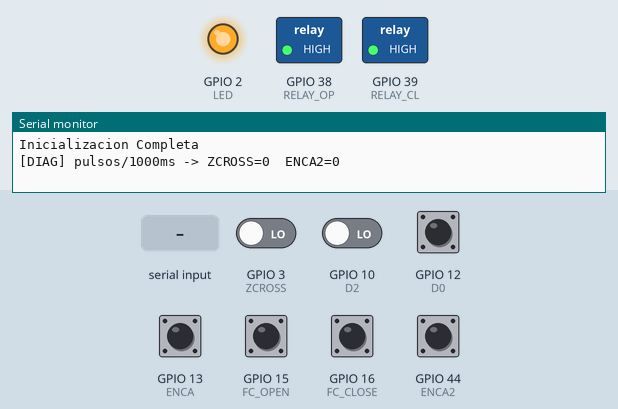
The program below on a simulated ESP32-S3. On the bench: switched loads named in the program (green lamp = pin HIGH), output pins drawn as LEDs (lit = HIGH), the last lines printed to the serial monitor. The inputs (shaded band) are chosen by the test bench; at power-on: GPIO 13 (ENCA), GPIO 15 (FC_OPEN), GPIO 16 (FC_CLOSE), GPIO 44 (ENCA2) HIGH, GPIO 3 (ZCROSS), GPIO 10 (D2), GPIO 12 (D0) LOW. Pins used as bus, display or sensor lines are not drawn.

Above: at 1.7 s.
1.8 s: GPIO 12 (D0) driven HIGH
At 2.3 s:
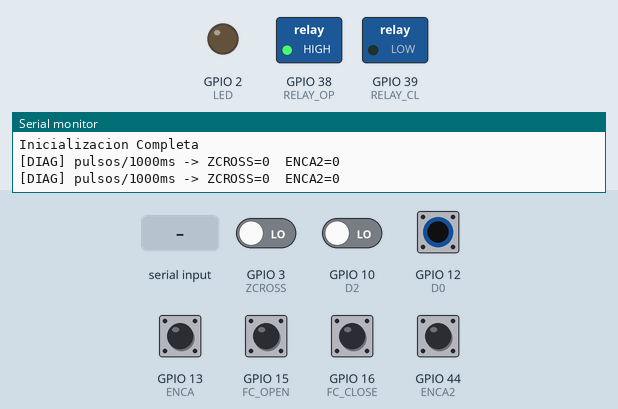
4.8 s: "0" received over Serial
At 5.2 s:
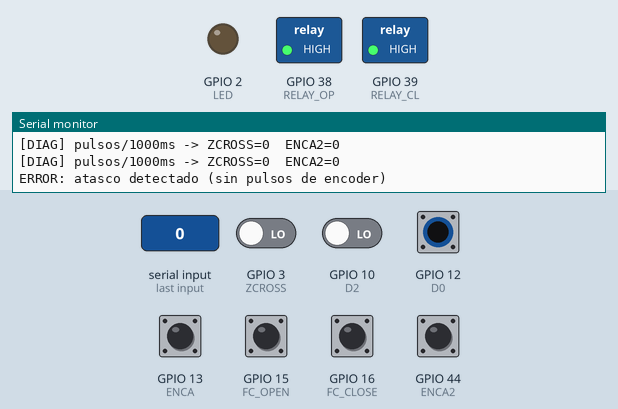
6.8 s: "1" received over Serial
At 7.3 s:
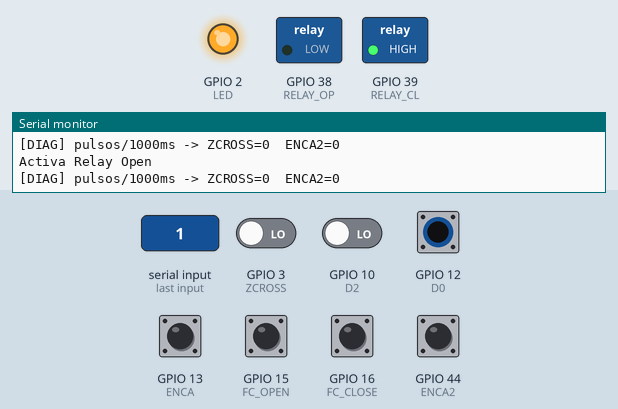
8.3 s: "2" received over Serial
At 9.5 s:
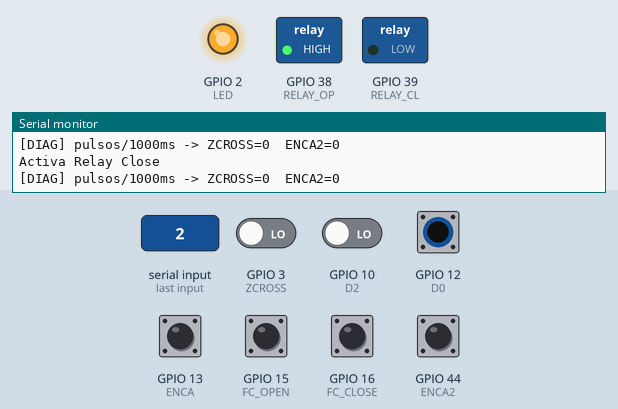
9.8 s: GPIO 10 (D2) driven HIGH
11.3 s: GPIO 12 (D0) pulsed LOW 2 times (0.12 s each, 0.3 s apart)
At 13.3 s:
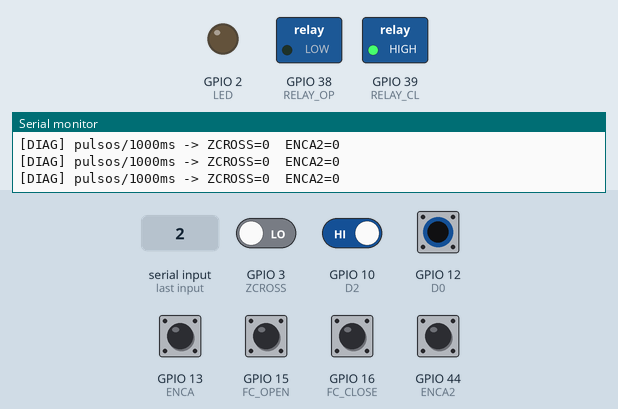
Timing chart, 0 to 15.9 s (numbered marks = the images above; inputs shaded):
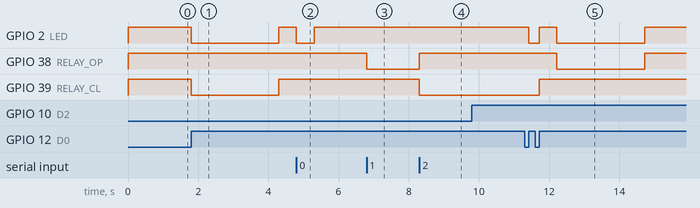

The program:

main.cpp
```cpp
#include <Arduino.h>
#include "porton.h"

void setup() {
  inicializarPines();

  Serial.begin(115200);
  delay(500);

  Serial.println("Inicializacion Completa");
}

void loop() {
  if (Serial.available()) {
    comando = Serial.read();
  }

  procesarComandoSerial();
  actualizarEstadoPuerta();

#if DEBUG_PULSOS
  mostrarPulsos();
#endif
}
```

porton.h
```cpp
#ifndef PORTON_H
#define PORTON_H

#include <Arduino.h>

/* Salida LED / BUZZER. Activo en LOW. */
#define LED         2
/* Cruce por cero de la AC. Sincroniza el disparo del TRIAC por angulo de fase (ver
   RAMPA_ARRANQUE_MS mas abajo). */
#define ZCROSS      3

/* Entradas del receptor RF 433MHz.
   D0 = abrir/cerrar/invertir/detener (control normal). D2 = salir de ERROR unicamente.
   D1/D3 sin uso por ahora. */
#define D3          9
#define D2          10
#define D1          11
#define D0          12

/* Encoder del motor. Por ahora solo se usa ENCA, como pulso de "el motor se esta moviendo". */
#define ENCA        13
#define ENCB        14

/* Finales de carrera (reed switch). Normalmente en alto; activos en LOW. */
#define FC_OPEN     15
#define FC_CLOSE    16

/* Disparo del TRIAC (BT138-800). Activo en LOW. Pulso de gate corto (PULSO_TRIAC_US), disparado
   por angulo de fase desde ZCROSS -- no se mantiene fijo en LOW como antes. */
#define TRIGGER     21

/* Relevos de sentido. Activos en LOW. NUNCA ambos activos a la vez (ver seleccionarSentido()
   en porton.cpp: siempre escribe los dos pines juntos, nunca uno solo). */
#define RELAY_OP    38
#define RELAY_CL    39

/* Tiempos de la maquina de estados, en milisegundos. */
#define RELAY_SETTLE_MS     500   // entre elegir sentido (relevo) y habilitar potencia (TRIAC)
#define REVERSE_STOP_MS     500   // detenido obligatorio antes de invertir sentido
#define ENCODER_TIMEOUT_MS  2000  // TEMPORAL (subido para diagnosticar el encoder con
                                    // osciloscopio) -- volver a un valor real (unos segundos)
                                    // antes de dar por buena la deteccion de atasco.
#define BOTON_DEBOUNCE_MS   80    // antirrebote de D0/D2
#define DOBLE_PULSACION_MS  2000  // ventana para detectar doble pulsacion de D0 en movimiento
                                   // (detiene y deja el porton a medio camino, sin invertir)
#define LED_PAUSA_PARPADEO_MS 100 // apagado visible antes del parpadeo (para que se note el
                                   // flanco: el LED ya viene encendido fijo por el movimiento)
#define LED_PARPADEO_MS     150   // duracion del parpadeo del LED al detectar un fin de carrera

/* Antirrebote del pulso de ZCROSS, en microsegundos. El comparador analogico puede generar mas
   de un flanco de subida muy cercano en el mismo cruce (confirmado con osciloscopio: la senal
   real es limpia, ~120,8Hz, pero el firmware seguia contando ~2x con 1000us de antirrebote). Se
   ignoran flancos que lleguen antes de este tiempo desde el ultimo aceptado. 3000us sigue con
   margen de sobra frente a los ~8333us entre cruces reales a 60Hz, y evita que un flanco espurio
   arme el disparo del TRIAC dos veces para el mismo cruce real. */
#define ZCROSS_DEBOUNCE_US  3000

/* --- Disparo del TRIAC por angulo de fase ---
   SEMICICLO_US: duracion aproximada de un semiciclo de red a 60Hz (confirmado: ZCROSS mide
   ~120,8Hz = 2x60Hz). Referencia para los otros valores, no es un limite duro en el codigo.
   PULSO_TRIAC_US: ancho del pulso de gate del BT138-800. 500us (subido desde 200us en la sesion
   008: un pulso mas largo ayuda a enganchar con esta carga inductiva, sobre todo cerca del cruce
   por cero). El retardo (DISPARO_US_MAX/MIN) y el ancho del pulso son independientes: el pulso
   puede durar mas que el retardo sin problema, el TRIAC solo necesita el gate en LOW el tiempo
   suficiente para enganchar.
   DISPARO_US_MAX: retardo de disparo en la potencia mas alta que se usa (chico = cerca del cruce
   por cero = mas conduccion).

   ESTADO ACTUAL (sesion 008): **release en potencia fija, sin rampa de arranque suave.** La
   version original de esta seccion armaba una rampa (DISPARO_US_MIN bajo -> DISPARO_US_MAX)
   durante RAMPA_ARRANQUE_MS. En las pruebas de banco con el porton real, disparar demasiado cerca
   del cruce por cero (potencias ~100%) no siempre enganchaba el TRIAC con esta carga inductiva, y
   la rampa pasaba por esa zona marginal -- eso generaba paradas falsas por "atasco" durante el
   arranque. Se decidio, con el usuario, dejar el release con **potencia fija** en el nivel que sí
   demostro enganchar de forma confiable (ver POTENCIA_MOTOR_PCT abajo) y posponer la rampa de
   arranque suave a una sesion futura, ya con este piso de potencia fiable como punto de partida.
   RAMPA_ARRANQUE_MS y la logica de actualizarRampa() en porton.cpp se dejan en el codigo (no se
   usan mientras DISPARO_US_MIN == DISPARO_US_MAX) para no tener que rehacerlas desde cero. */
#define SEMICICLO_US        8333
#define PULSO_TRIAC_US      500
#define DISPARO_US_MAX      300
#define RAMPA_ARRANQUE_MS   1200

/* --- Nivel de potencia del release (fijo, sin rampa) ---
   POTENCIA_MOTOR_PCT: 0-100. Cambiar este numero y volver a compilar/cargar para ajustar la
   potencia fija que usa el porton (por ejemplo, si cambian las condiciones mecanicas del
   recorrido). Se traduce a un retardo de disparo por interpolacion LINEAL en tiempo entre
   DISPARO_US_MAX (100%) y SEMICICLO_US (0%, disparo tan tarde que casi no hay conduccion) -- OJO:
   no es un porcentaje exacto de potencia RMS (esa relacion es no lineal: el disparo cerca del
   pico de la onda aporta bastante mas energia que cerca del cruce por cero), pero es una perilla
   monotona: mas alto = mas potencia real.
   Historial de pruebas en banco que llevaron al valor actual (motor real, sin rampa):
     100% (300us,  ~6,5 grados desde el cruce) -> el motor NO se movio (el TRIAC no llegaba a
       enganchar tan cerca del cruce, con esta carga inductiva).
     90%  (2150us, ~46 grados) -> el motor SI se movio.
     95%  (1670us, ~36 grados) -> punto intermedio, tambien probado.
     85%  (con PULSO_TRIAC_US ya en 500us) -> nivel elegido para el release: mueve el porton de
       forma confiable en todo el recorrido, sin las paradas falsas por atasco que daban los
       niveles mas cercanos al 100%. */
#define POTENCIA_MOTOR_PCT  85
#define DISPARO_US_FIJO \
  (DISPARO_US_MAX + ((uint32_t)(SEMICICLO_US - DISPARO_US_MAX) * (100 - POTENCIA_MOTOR_PCT)) / 100)
#define DISPARO_US_MIN      DISPARO_US_FIJO

/* --- Diagnostico temporal de pulsos (ENCA/ENCB/ZCROSS/ENCA2) ---
   Para quitarlo: poner DEBUG_PULSOS en 0 (no hace falta borrar codigo). */
#define DEBUG_PULSOS        1
#define DEBUG_PULSOS_MS     1000  // cada cuanto se imprime el conteo, en ms

/* ENCA2: sensor de efecto Hall, alternativa a ENCA/ENCB (esas tienen un problema de pull-up en
   el circuito de entrada). Usa el conector auxiliar de UART0 -- GPIO44 (U0RXD) en vez de GPIO43
   (U0TXD): el ESP32-S3 solo transmite boot log / paniques por GPIO43, nunca por GPIO44, asi que
   GPIO44 queda "limpio" como entrada desde el arranque. Ninguno de los dos se usa como UART real
   (Serial usa el USB CDC nativo). Confirmado en banco (sesion 006): 0 pulsos con el motor
   quieto, pulsos reales con el motor girando -- alimenta la deteccion de atasco en paralelo con
   ENCA (ver isrEncA2 en porton.cpp), no es solo diagnostico. */
#define ENCA2       44

#if DEBUG_PULSOS
void mostrarPulsos();
#endif

enum EstadoPuerta {
  DETENIDA = 1,  // motor detenido, a la espera de un comando
  ABRIENDO = 2,
  CERRANDO = 3,
  ERROR    = 4,  // motor detenido por falla (hoy: atasco). Se sale solo con D2 (ver porton.cpp).
};

extern char comando;
extern char doorStd;
extern char doorLastStd;

void inicializarPines();
void procesarComandoSerial();
void actualizarEstadoPuerta();

#endif
```

Source omitted: porton.cpp (20688 bytes)

Measured:
- after the input at 1.8 s, GPIO 2 (LED), GPIO 39 (RELAY_CL): HIGH → LOW at once, → HIGH 2.5 s later
- after the input at 4.8 s, GPIO 2 (LED): HIGH → LOW at once, → HIGH 0.50 s later
- after the input at 6.8 s, GPIO 38 (RELAY_OP): HIGH → LOW at once
- after the input at 8.3 s, GPIO 38 (RELAY_OP): LOW → HIGH at once; GPIO 39 (RELAY_CL): HIGH → LOW at once
- after the input at 11.3 s, GPIO 2 (LED): HIGH → LOW after 0.12 s, → HIGH 0.30 s later, → LOW 0.50 s later, → HIGH 2.5 s later; GPIO 38 (RELAY_OP): HIGH → LOW after 0.92 s, → HIGH 2.5 s later; GPIO 39 (RELAY_CL): LOW → HIGH after 0.42 s
